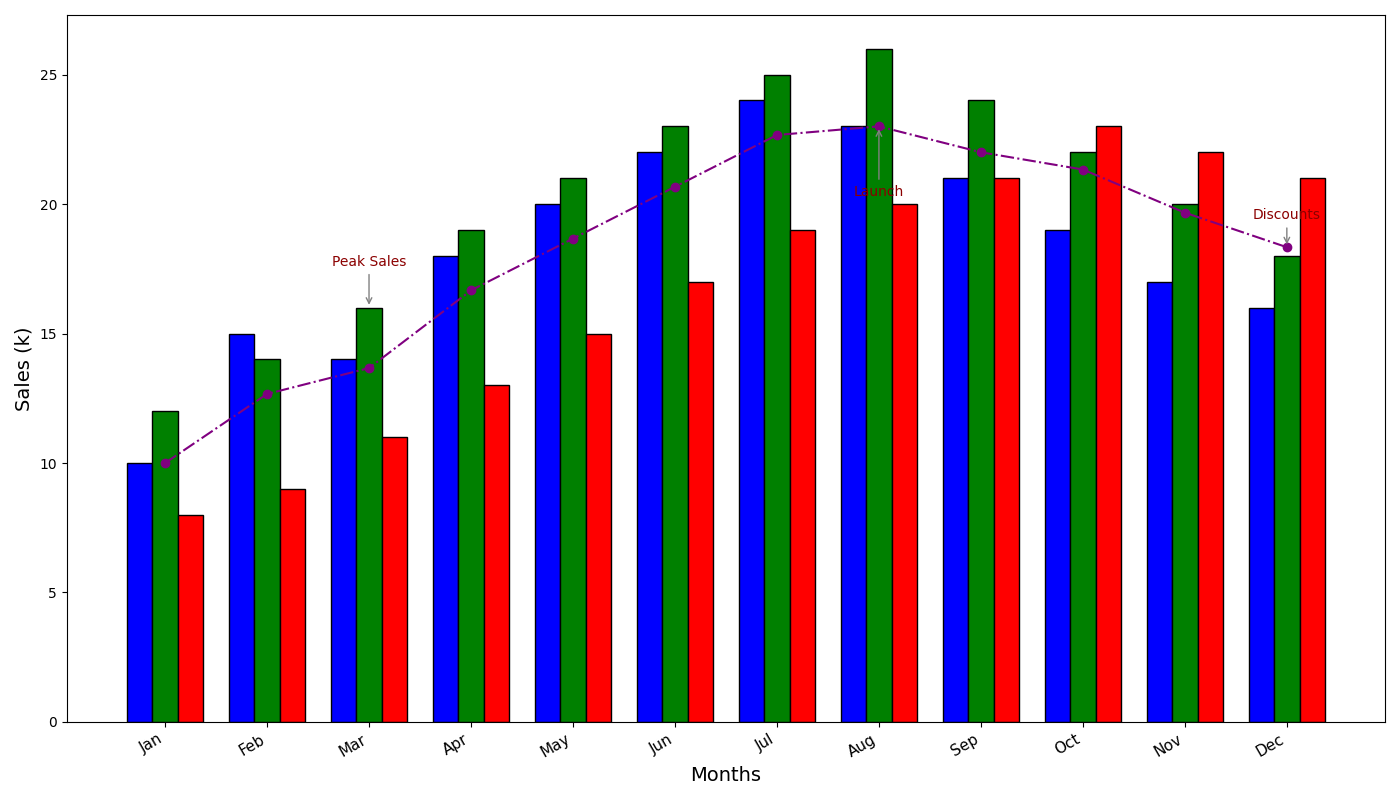

Reproduce this figure in Python.
import matplotlib.pyplot as plt
import numpy as np

months = np.array([
    'Jan', 'Feb', 'Mar', 'Apr', 'May', 'Jun',
    'Jul', 'Aug', 'Sep', 'Oct', 'Nov', 'Dec'
])

product_A_sales = np.array([10, 15, 14, 18, 20, 22, 24, 23, 21, 19, 17, 16])
product_B_sales = np.array([12, 14, 16, 19, 21, 23, 25, 26, 24, 22, 20, 18])
product_C_sales = np.array([8, 9, 11, 13, 15, 17, 19, 20, 21, 23, 22, 21])

x_positions = np.arange(len(months))

fig, ax = plt.subplots(figsize=(14, 8))
bar_width = 0.25

ax.bar(x_positions - bar_width, product_A_sales, width=bar_width, color='blue', edgecolor='black')
ax.bar(x_positions, product_B_sales, width=bar_width, color='green', edgecolor='black')
ax.bar(x_positions + bar_width, product_C_sales, width=bar_width, color='red', edgecolor='black')

annotations = {
    'Mar': ('Peak Sales', (0, 30)),
    'Aug': ('Launch', (0, -50)),
    'Dec': ('Discounts', (0, 20))
}

for month, (text, offset) in annotations.items():
    index = np.where(months == month)[0][0]
    target_sales = product_B_sales[index] if month == 'Mar' else sum([
        product_A_sales[index], product_B_sales[index], product_C_sales[index]
    ]) / 3.0
    ax.annotate(
        text, 
        (x_positions[index], target_sales), 
        xytext=offset, 
        textcoords='offset points', 
        arrowprops=dict(arrowstyle='->', color='grey'),
        ha='center', fontsize=10, color='darkred'
    )

ax.set_xlabel("Months", fontsize=14)
ax.set_ylabel("Sales (k)", fontsize=14)
ax.set_xticks(x_positions)
ax.set_xticklabels(months, fontsize=11, rotation=30, ha='right')

average_sales = (product_A_sales + product_B_sales + product_C_sales) / 3
ax.plot(x_positions, average_sales, color='purple', linestyle='-.', marker='o', linewidth=1.5)

plt.tight_layout()
plt.show()
